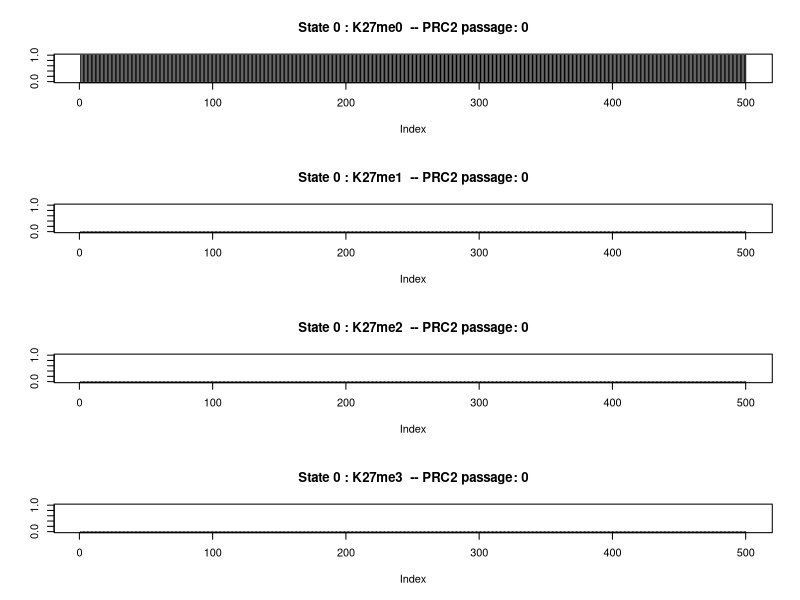
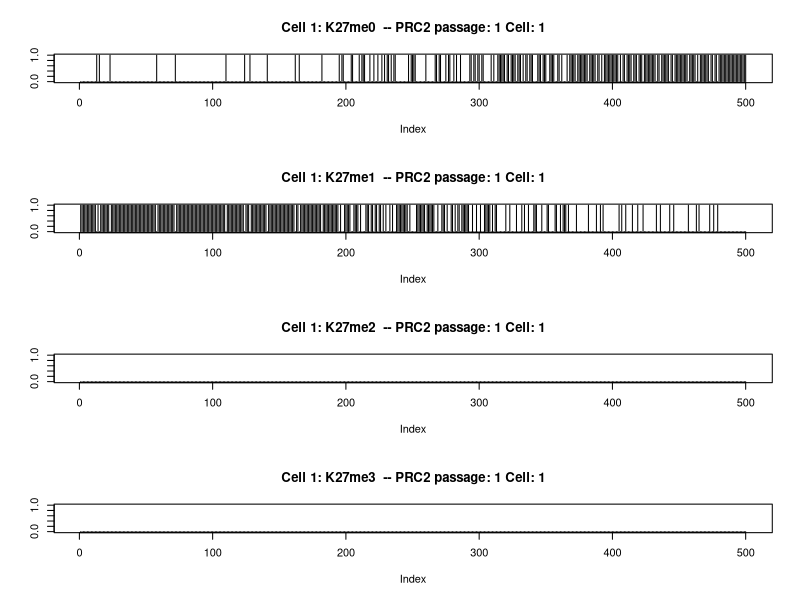
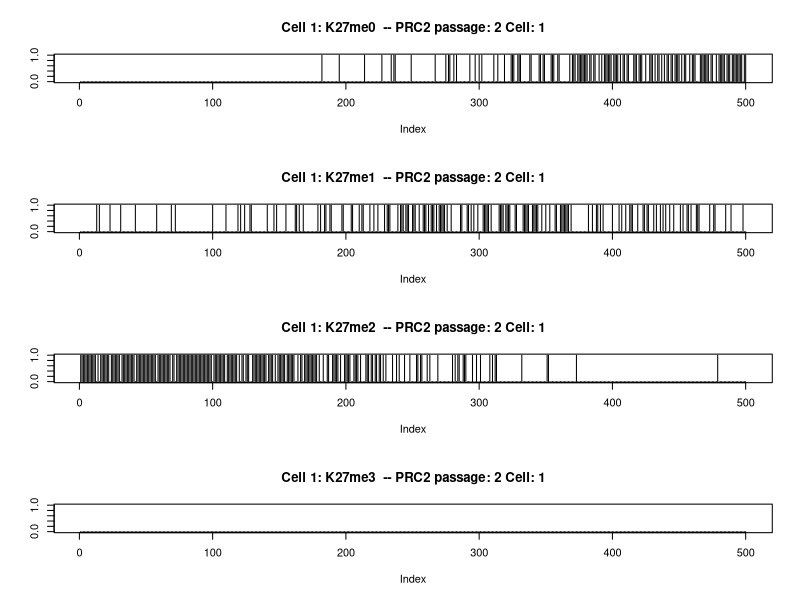
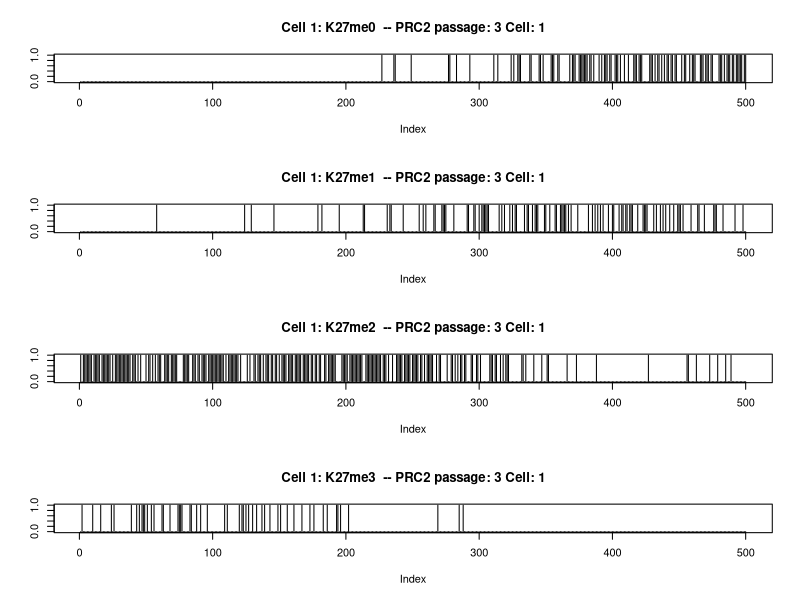
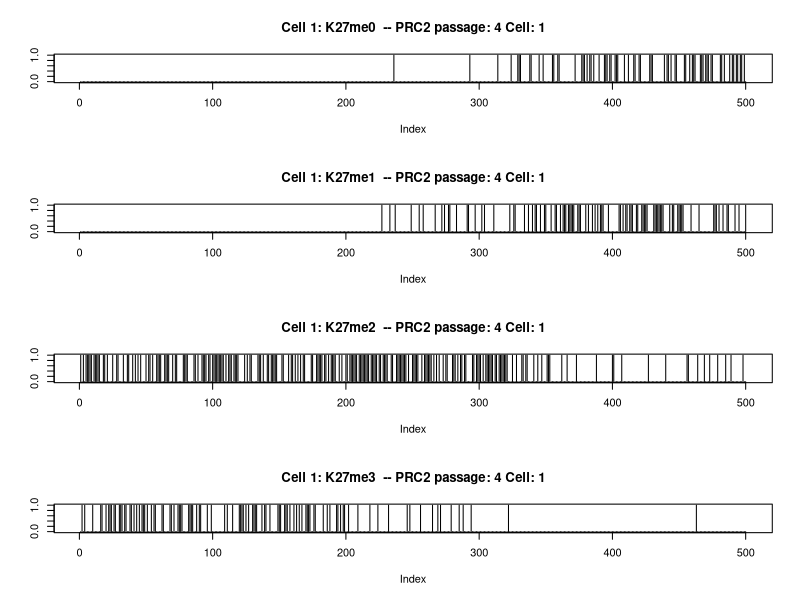
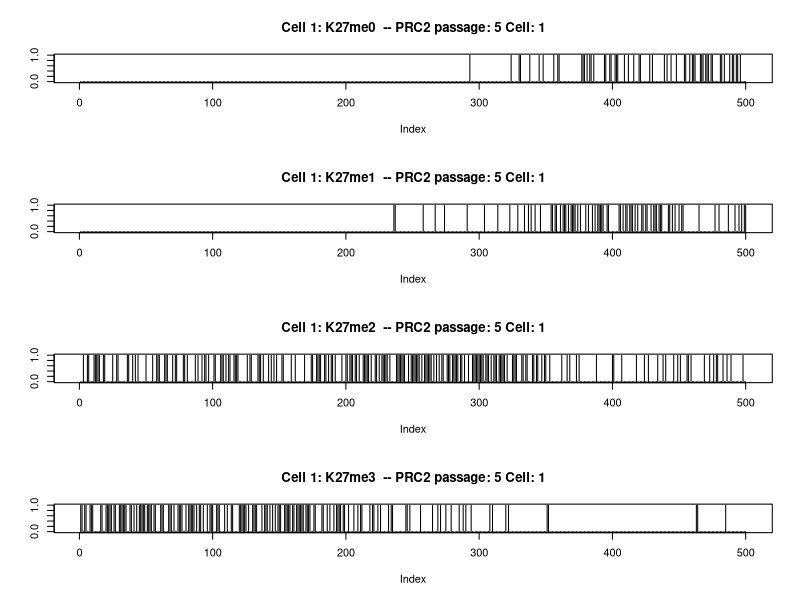
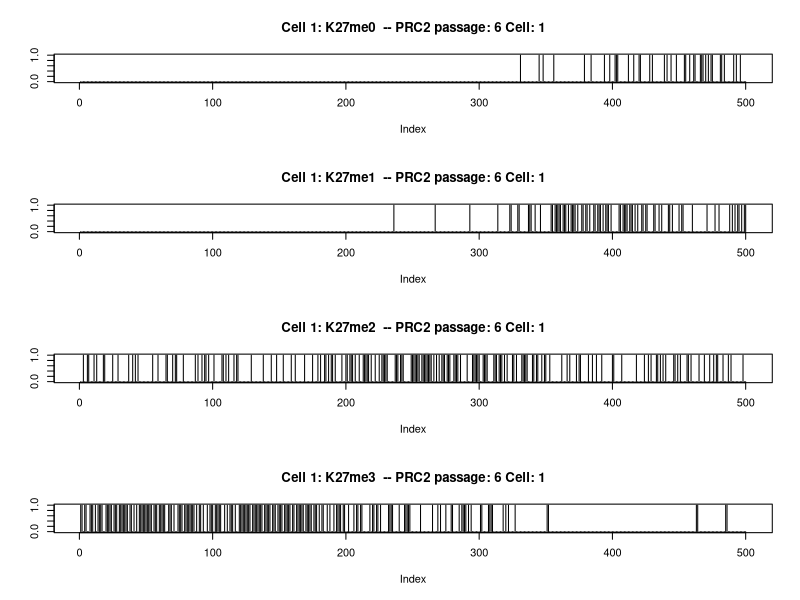
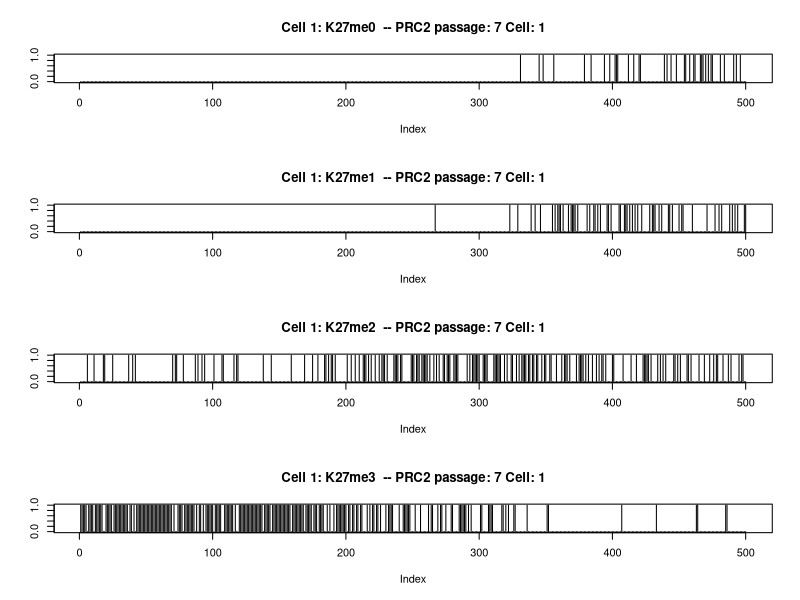

Here is the R script that generated these plots, in order:
setwd("~/Desktop/Histone_Mark_Simulation/Images/new/")
options(scipen=999)
mysamp <- function(n, m, s, lwr, upr, nnorm) {
  samp <- rnorm(nnorm, m, s)
  samp <- samp[samp >= lwr & samp <= upr]
  if (length(samp) >= n) {
    return(sample(samp, n))
  }  
  stop(simpleError("Not enough values to sample from. Try increasing nnorm."))
}

nnuc=500
### prc2 initiation
prc2=0
prc2rounds=10
prc2rounds0=prc2rounds
burden12=0.00
burden23=0.55
# population initiation
finalz<-data.frame(integer(nnuc),integer(nnuc),integer(nnuc),integer(nnuc),integer(nnuc))
colnames(finalz)<-c("N","me0","me1","me2","me3")
for (n in 1:nnuc)
{
  finalz$N[n]=n
  finalz$me0[n]=0
  finalz$me1[n]=0
  finalz$me2[n]=0
  finalz$me3[n]=0
}


passages<- data.frame(matrix(nrow = nnuc,ncol = (3*prc2rounds)))
passcolnames<-c()
#passcolnames<-c("N")
for (i in 1:prc2rounds){
  #  passcolnames<-c(passcolnames,paste(i,"me0",sep="_"))
  passcolnames<-c(passcolnames,paste(i,"me1",sep="_"))
  passcolnames<-c(passcolnames,paste(i,"me2",sep="_"))
  passcolnames<-c(passcolnames,paste(i,"me3",sep="_"))
}
colnames(passages)<-passcolnames
for (n in 1:nnuc)
{
  passages[n,]=0
}

initial_cell_count=10
final_cell_count=initial_cell_count

for (cell in 1:initial_cell_count)  {
  #  set.seed(cell)
  ### Creating Naked Chromatin
  chromatin<-data.frame(integer(nnuc),integer(nnuc),integer(nnuc),integer(nnuc),integer(nnuc),integer(nnuc))
  colnames(chromatin)<-c("N","S","me0","me1","me2","me3")
  
  
  for (n in 1:nnuc)
  {
    chromatin$N[n]=n
    chromatin$S[n]=0
    chromatin$me0[n]=1
    chromatin$me1[n]=0
    chromatin$me2[n]=0
    chromatin$me3[n]=0
  }
  if (cell ==1)
  {
    #png(paste("~/Desktop/Histone_Mark_Simulation/Images/000-3marks-average.png",sep=""),width = 800,height = 600)
    
    par(mfrow=c(4,1))
    plot(chromatin$me0,type = "h", ylim = c(0,1), main = paste("State 0 : K27me0","  -- PRC2 passage: ",prc2,sep=""),ylab="")
    plot(chromatin$me1,type = "h", ylim = c(0,1), main = paste("State 0 : K27me1","  -- PRC2 passage: ",prc2,sep=""),ylab="")
    plot(chromatin$me2,type = "h", ylim = c(0,1), main = paste("State 0 : K27me2","  -- PRC2 passage: ",prc2,sep=""),ylab="")
    plot(chromatin$me3,type = "h", ylim = c(0,1), main = paste("State 0 : K27me3","  -- PRC2 passage: ",prc2,sep=""),ylab="")
    #dev.off()
  }
  
  padd0=c()
  padd1=c()
  padd2=c()
  padd3=c()
  
  prc2rounds=prc2rounds0 
  print(prc2rounds)  
  
  ### Runs of PRC2
  for (prc2 in 1:prc2rounds) {
    ### Depositing marks
    for (n in 1:nnuc)
    {
      
      padd1[n]=mysamp(n=1, m=0.69, s=0.1, lwr=0, upr=1, nnorm=100)
      padd2[n]=mysamp(n=1, m=0.01, s=0.1, lwr=0, upr=1, nnorm=100)
      padd3[n]=mysamp(n=1, m=0.00, s=0.1, lwr=0, upr=1, nnorm=100)
      padd0[n]=1-(sum(padd1[n],padd2[n],padd3[n]))
      
      
      # PRC2 halflife
      if (0.3-(n/nnuc) < 0 ){lower=0} else {lower=0.3-(n/nnuc)}
      if (1.3-(n/nnuc) > 1){upper=1} else {upper=1.3-(n/nnuc)}
      if (0.8-(n/nnuc) < 0){meaner=0} else {meaner=0.8-(n/nnuc)}
      
      chromatin$pE[n]=mysamp(n=1, m=meaner, s=0.05, lwr=lower, upr=upper, nnorm=100)
      
      chromatin$pDep0[n]=padd0[n]
      chromatin$pDep1[n]=padd1[n]*chromatin$pE[n]
      chromatin$pDep2[n]=padd2[n]*chromatin$pE[n]
      chromatin$pDep3[n]=padd3[n]*chromatin$pE[n]
      chromatin$pmax[n]=max(c(chromatin$pDep0[n],chromatin$pDep1[n],chromatin$pDep2[n],chromatin$pDep3[n]))
      #     print (paste ("Cell: ",cell," --- PRC2 passage: ",prc2))
      
      if (chromatin$S[n] == 0)
      {
        if(chromatin$pDep0[n] == chromatin$pmax[n])
        {
          chromatin$me0[n]=1
          chromatin$me1[n]=0
          chromatin$me2[n]=0
          chromatin$me3[n]=0
        } else if(chromatin$pDep1[n] == chromatin$pmax[n]) {
          chromatin$S[n]=1
          chromatin$me0[n]=0
          chromatin$me1[n]=1
          chromatin$me2[n]=0
          chromatin$me3[n]=0
        } else  if(chromatin$pDep2[n] == chromatin$pmax[n]) {
          chromatin$S[n]=2
          chromatin$me0[n]=0
          chromatin$me1[n]=0
          chromatin$me2[n]=1
          chromatin$me3[n]=0
        } else  if(chromatin$pDep3[n] == chromatin$pmax[n]) {
          chromatin$S[n]=3
          chromatin$me0[n]=0
          chromatin$me1[n]=0
          chromatin$me2[n]=0
          chromatin$me3[n]=1
        }
      } else if (chromatin$S[n] == 1)  {
        if(chromatin$pDep0[n] == chromatin$pmax[n])
        {
          chromatin$S[n]=1
          chromatin$me0[n]=0
          chromatin$me1[n]=1
          chromatin$me2[n]=0
          chromatin$me3[n]=0
        } else if(chromatin$pDep1[n] == chromatin$pmax[n] & rnorm(1,mean=0.5,sd=0.1) > burden12) {
          chromatin$S[n]=2
          chromatin$me0[n]=0
          chromatin$me1[n]=0
          chromatin$me2[n]=1
          chromatin$me3[n]=0
        } else  if(chromatin$pDep2[n] == chromatin$pmax[n]) {
          chromatin$S[n]=3
          chromatin$me0[n]=0
          chromatin$me1[n]=0
          chromatin$me2[n]=0
          chromatin$me3[n]=1
        } 
      } else if (chromatin$S[n] == 2)  {
        if(chromatin$pDep0[n] == chromatin$pmax[n])
        {
          chromatin$S[n]=2
          chromatin$me0[n]=0
          chromatin$me1[n]=0
          chromatin$me2[n]=1
          chromatin$me3[n]=0
        } else if(chromatin$pDep1[n] == chromatin$pmax[n]  & rnorm(1,mean=0.5,sd=0.1) > burden23)  {
          chromatin$S[n]=3
          chromatin$me0[n]=0
          chromatin$me1[n]=0
          chromatin$me2[n]=0
          chromatin$me3[n]=1
        }
      }
    }
    
    
    
    #prc2=(prc2)+1
    #print (prc2)
    
    if (cell ==1 && prc2>0){
      #png(paste("~/Desktop/Histone_Mark_Simulation/Images/",prc2,"-3marks-average.png",sep=""),width = 800,height = 600)
      
      par(mfrow=c(4,1))
      plot(chromatin$me0,type = "h", ylim = c(0,1), main = paste("Cell 1: K27me0","  -- PRC2 passage: ",prc2," Cell: ",cell,sep=""),ylab="")
      plot(chromatin$me1,type = "h", ylim = c(0,1), main = paste("Cell 1: K27me1","  -- PRC2 passage: ",prc2," Cell: ",cell,sep=""),ylab="")
      plot(chromatin$me2,type = "h", ylim = c(0,1), main = paste("Cell 1: K27me2","  -- PRC2 passage: ",prc2," Cell: ",cell,sep=""),ylab="")
      plot(chromatin$me3,type = "h", ylim = c(0,1), main = paste("Cell 1: K27me3","  -- PRC2 passage: ",prc2," Cell: ",cell,sep=""),ylab="")
      #dev.off()
    }
    
    
    colnumber=(prc2-1)*3
    #      passages[,colnumber]=passages[,colnumber]+chromatin$me0
    passages[,(colnumber+1)]=passages[,(colnumber+1)]+chromatin$me1
    passages[,(colnumber+2)]=passages[,(colnumber+2)]+chromatin$me2
    passages[,(colnumber+3)]=passages[,(colnumber+3)]+chromatin$me3      
    
    
    
    
  }
  
  
  finalz$me0<-finalz$me0+chromatin$me0
  finalz$me1<-finalz$me1+chromatin$me1
  finalz$me2<-finalz$me2+chromatin$me2
  finalz$me3<-finalz$me3+chromatin$me3
  print ("iteration")
  print (cell)
  #print ("chromatin3")
  #print(chromatin$me3)
  
  
  # Mitosis  
  if (runif(n=1,min = 0,max = 100) >= 50  && prc2 > 1)
  {
    #Adding one to the number of final cell population
    final_cell_count=final_cell_count+1
    
    ## Removing the chromatin values already added to the pool (passages) so when we add the values of the daughter chromatins, it won't be doubled
    
    passages[,(colnumber+1)]=passages[,(colnumber+1)]-chromatin$me1
    passages[,(colnumber+2)]=passages[,(colnumber+2)]-chromatin$me2
    passages[,(colnumber+3)]=passages[,(colnumber+3)]-chromatin$me3      
    finalz$me0<-finalz$me0-chromatin$me0
    finalz$me1<-finalz$me1-chromatin$me1
    finalz$me2<-finalz$me2-chromatin$me2
    finalz$me3<-finalz$me3-chromatin$me3
    
    # Creating two empty daughter chromatins
    daughter1<-data.frame(integer(nnuc),integer(nnuc),integer(nnuc),integer(nnuc),integer(nnuc),integer(nnuc))
    colnames(daughter1)<-c("N","S","me0","me1","me2","me3")
    
    
    for (n in 1:nnuc)
    {
      daughter1$N[n]=n
      daughter1$S[n]=0
      daughter1$me0[n]=1
      daughter1$me1[n]=0
      daughter1$me2[n]=0
      daughter1$me3[n]=0
    }
    
    daughter2<-data.frame(integer(nnuc),integer(nnuc),integer(nnuc),integer(nnuc),integer(nnuc),integer(nnuc))
    colnames(daughter2)<-c("N","S","me0","me1","me2","me3")
    
    
    for (n in 1:nnuc)
    {
      daughter2$N[n]=n
      daughter2$S[n]=0
      daughter2$me0[n]=1
      daughter2$me1[n]=0
      daughter2$me2[n]=0
      daughter2$me3[n]=0
    }
    
    
    #randomly assigning marks from the mother chromatin to its daughter chromatins (likelihood of 50% on each nucleosome to be assigned to a different daughter chromatin)
    
    for (m in 1:nnuc){
      if (runif(n=1,min = 0,max = 100) > 50)
      {
        daughter1$S[m]=chromatin$S[m]
        daughter1$me0[m]=chromatin$me0[m]
        daughter1$me1[m]=chromatin$me1[m]
        daughter1$me2[m]=chromatin$me2[m]
        daughter1$me3[m]=chromatin$me3[m]
      }
      else {
        daughter2$S[m]=chromatin$S[m]
        daughter2$me0[m]=chromatin$me0[m]
        daughter2$me1[m]=chromatin$me1[m]
        daughter2$me2[m]=chromatin$me2[m]
        daughter2$me3[m]=chromatin$me3[m]
      }
    }
    
    
    
    # print daughter chromatins
    if (cell ==1 && prc2==prc2rounds0){
      #png(paste("~/Desktop/Histone_Mark_Simulation/Images/",prc2,"-3marks-average.png",sep=""),width = 800,height = 600)
      par(mfrow=c(4,1))
      plot(daughter1$me0,type = "h", ylim = c(0,1), main = paste("Original Daughter1 Cell 1: K27me0","  -- PRC2 passage: ",prc2," Cell: ",cell,sep=""),ylab="")
      plot(daughter1$me1,type = "h", ylim = c(0,1), main = paste("Original Daughter1 Cell 1: K27me1","  -- PRC2 passage: ",prc2," Cell: ",cell,sep=""),ylab="")
      plot(daughter1$me2,type = "h", ylim = c(0,1), main = paste("Original Daughter1 Cell 1: K27me2","  -- PRC2 passage: ",prc2," Cell: ",cell,sep=""),ylab="")
      plot(daughter1$me3,type = "h", ylim = c(0,1), main = paste("Original Daughter1 Cell 1: K27me3","  -- PRC2 passage: ",prc2," Cell: ",cell,sep=""),ylab="")
      
      plot(daughter2$me0,type = "h", ylim = c(0,1), main = paste("Original Daughter2 Cell 2: K27me0","  -- PRC2 passage: ",prc2," Cell: ",cell,sep=""),ylab="")
      plot(daughter2$me1,type = "h", ylim = c(0,1), main = paste("Original Daughter2 Cell 2: K27me1","  -- PRC2 passage: ",prc2," Cell: ",cell,sep=""),ylab="")
      plot(daughter2$me2,type = "h", ylim = c(0,1), main = paste("Original Daughter2 Cell 2: K27me2","  -- PRC2 passage: ",prc2," Cell: ",cell,sep=""),ylab="")
      plot(daughter2$me3,type = "h", ylim = c(0,1), main = paste("Original Daughter2 Cell 2: K27me3","  -- PRC2 passage: ",prc2," Cell: ",cell,sep=""),ylab="")
      
      
      #dev.off()
    }
    
currentprc2round=prc2rounds    
    ####### Now putting daughter chromatins through another round of Lysine methylation  ################
    ################## Daughter 1 #######################
    ### Runs of PRC2
    for (prc2 in currentprc2round:prc2rounds) {
      ### Depositing marks on daughter1
      for (n in 1:nnuc)
      {
        
        padd1[n]=mysamp(n=1, m=0.69, s=0.1, lwr=0, upr=1, nnorm=100)
        padd2[n]=mysamp(n=1, m=0.01, s=0.1, lwr=0, upr=1, nnorm=100)
        padd3[n]=mysamp(n=1, m=0.00, s=0.1, lwr=0, upr=1, nnorm=100)
        padd0[n]=1-(sum(padd1[n],padd2[n],padd3[n]))
        
        
        # PRC2 halflife
        if (0.3-(n/nnuc) < 0 ){lower=0} else {lower=0.3-(n/nnuc)}
        if (1.3-(n/nnuc) > 1){upper=1} else {upper=1.3-(n/nnuc)}
        if (0.8-(n/nnuc) < 0){meaner=0} else {meaner=0.8-(n/nnuc)}
        
        daughter1$pE[n]=mysamp(n=1, m=meaner, s=0.05, lwr=lower, upr=upper, nnorm=100)
        
        daughter1$pDep0[n]=padd0[n]
        daughter1$pDep1[n]=padd1[n]*daughter1$pE[n]
        daughter1$pDep2[n]=padd2[n]*daughter1$pE[n]
        daughter1$pDep3[n]=padd3[n]*daughter1$pE[n]
        daughter1$pmax[n]=max(c(daughter1$pDep0[n],daughter1$pDep1[n],daughter1$pDep2[n],daughter1$pDep3[n]))
        #     print (paste ("Cell: ",cell," --- PRC2 passage: ",prc2))
        
        if (daughter1$S[n] == 0)
        {
          if(daughter1$pDep0[n] == daughter1$pmax[n])
          {
            daughter1$me0[n]=1
            daughter1$me1[n]=0
            daughter1$me2[n]=0
            daughter1$me3[n]=0
          } else if(daughter1$pDep1[n] == daughter1$pmax[n]) {
            daughter1$S[n]=1
            daughter1$me0[n]=0
            daughter1$me1[n]=1
            daughter1$me2[n]=0
            daughter1$me3[n]=0
          } else  if(daughter1$pDep2[n] == daughter1$pmax[n]) {
            daughter1$S[n]=2
            daughter1$me0[n]=0
            daughter1$me1[n]=0
            daughter1$me2[n]=1
            daughter1$me3[n]=0
          } else  if(daughter1$pDep3[n] == daughter1$pmax[n]) {
            daughter1$S[n]=3
            daughter1$me0[n]=0
            daughter1$me1[n]=0
            daughter1$me2[n]=0
            daughter1$me3[n]=1
          }
        } else if (daughter1$S[n] == 1)  {
          if(daughter1$pDep0[n] == daughter1$pmax[n])
          {
            daughter1$S[n]=1
            daughter1$me0[n]=0
            daughter1$me1[n]=1
            daughter1$me2[n]=0
            daughter1$me3[n]=0
          } else if(daughter1$pDep1[n] == daughter1$pmax[n] & rnorm(1,mean=0.5,sd=0.1) > burden12) {
            daughter1$S[n]=2
            daughter1$me0[n]=0
            daughter1$me1[n]=0
            daughter1$me2[n]=1
            daughter1$me3[n]=0
          } else  if(daughter1$pDep2[n] == daughter1$pmax[n]) {
            daughter1$S[n]=3
            daughter1$me0[n]=0
            daughter1$me1[n]=0
            daughter1$me2[n]=0
            daughter1$me3[n]=1
          } 
        } else if (daughter1$S[n] == 2)  {
          if(daughter1$pDep0[n] == daughter1$pmax[n])
          {
            daughter1$S[n]=2
            daughter1$me0[n]=0
            daughter1$me1[n]=0
            daughter1$me2[n]=1
            daughter1$me3[n]=0
          } else if(daughter1$pDep1[n] == daughter1$pmax[n]  & rnorm(1,mean=0.5,sd=0.1) > burden23)  {
            daughter1$S[n]=3
            daughter1$me0[n]=0
            daughter1$me1[n]=0
            daughter1$me2[n]=0
            daughter1$me3[n]=1
          }
        }
      }
      
      
      
      #prc2=(prc2)+1
      #print (prc2)
      
      if (cell ==1 && prc2>0){
        #png(paste("~/Desktop/Histone_Mark_Simulation/Images/",prc2,"-3marks-average.png",sep=""),width = 800,height = 600)
        
        par(mfrow=c(4,1))
        plot(daughter1$me0,type = "h", ylim = c(0,1), main = paste("Daughter1 Cell 1: K27me0","  -- PRC2 passage: ",prc2," Cell: ",cell,sep=""),ylab="")
        plot(daughter1$me1,type = "h", ylim = c(0,1), main = paste("Daughter1 Cell 1: K27me1","  -- PRC2 passage: ",prc2," Cell: ",cell,sep=""),ylab="")
        plot(daughter1$me2,type = "h", ylim = c(0,1), main = paste("Daughter1 Cell 1: K27me2","  -- PRC2 passage: ",prc2," Cell: ",cell,sep=""),ylab="")
        plot(daughter1$me3,type = "h", ylim = c(0,1), main = paste("Daughter1 Cell 1: K27me3","  -- PRC2 passage: ",prc2," Cell: ",cell,sep=""),ylab="")
        #dev.off()
      }
      
      
      colnumber=(prc2-1)*3
      #passages[,colnumber]=passages[,colnumber]+daughter1$me0
      passages[,(colnumber+1)]=passages[,(colnumber+1)]+daughter1$me1
      passages[,(colnumber+2)]=passages[,(colnumber+2)]+daughter1$me2
      passages[,(colnumber+3)]=passages[,(colnumber+3)]+daughter1$me3
      finalz$me0<-finalz$me0+daughter1$me0
      finalz$me1<-finalz$me1+daughter1$me1
      finalz$me2<-finalz$me2+daughter1$me2
      finalz$me3<-finalz$me3+daughter1$me3
      
      
      
      
    }
    ################## Daughter 2 #######################
    
    ### Runs of PRC2
    for (prc2 in currentprc2round:prc2rounds) {
      ### Depositing marks on daughter 2
      for (n in 1:nnuc)
      {
        
        padd1[n]=mysamp(n=1, m=0.69, s=0.1, lwr=0, upr=1, nnorm=100)
        padd2[n]=mysamp(n=1, m=0.01, s=0.1, lwr=0, upr=1, nnorm=100)
        padd3[n]=mysamp(n=1, m=0.00, s=0.1, lwr=0, upr=1, nnorm=100)
        padd0[n]=1-(sum(padd1[n],padd2[n],padd3[n]))
        
        
        # PRC2 halflife
        if (0.3-(n/nnuc) < 0 ){lower=0} else {lower=0.3-(n/nnuc)}
        if (1.3-(n/nnuc) > 1){upper=1} else {upper=1.3-(n/nnuc)}
        if (0.8-(n/nnuc) < 0){meaner=0} else {meaner=0.8-(n/nnuc)}
        
        daughter2$pE[n]=mysamp(n=1, m=meaner, s=0.05, lwr=lower, upr=upper, nnorm=100)
        
        daughter2$pDep0[n]=padd0[n]
        daughter2$pDep1[n]=padd1[n]*daughter2$pE[n]
        daughter2$pDep2[n]=padd2[n]*daughter2$pE[n]
        daughter2$pDep3[n]=padd3[n]*daughter2$pE[n]
        daughter2$pmax[n]=max(c(daughter2$pDep0[n],daughter2$pDep1[n],daughter2$pDep2[n],daughter2$pDep3[n]))
        #     print (paste ("Cell: ",cell," --- PRC2 passage: ",prc2))
        
        if (daughter2$S[n] == 0)
        {
          if(daughter2$pDep0[n] == daughter2$pmax[n])
          {
            daughter2$me0[n]=1
            daughter2$me1[n]=0
            daughter2$me2[n]=0
            daughter2$me3[n]=0
          } else if(daughter2$pDep1[n] == daughter2$pmax[n]) {
            daughter2$S[n]=1
            daughter2$me0[n]=0
            daughter2$me1[n]=1
            daughter2$me2[n]=0
            daughter2$me3[n]=0
          } else  if(daughter2$pDep2[n] == daughter2$pmax[n]) {
            daughter2$S[n]=2
            daughter2$me0[n]=0
            daughter2$me1[n]=0
            daughter2$me2[n]=1
            daughter2$me3[n]=0
          } else  if(daughter2$pDep3[n] == daughter2$pmax[n]) {
            daughter2$S[n]=3
            daughter2$me0[n]=0
            daughter2$me1[n]=0
            daughter2$me2[n]=0
            daughter2$me3[n]=1
          }
        } else if (daughter2$S[n] == 1)  {
          if(daughter2$pDep0[n] == daughter2$pmax[n])
          {
            daughter2$S[n]=1
            daughter2$me0[n]=0
            daughter2$me1[n]=1
            daughter2$me2[n]=0
            daughter2$me3[n]=0
          } else if(daughter2$pDep1[n] == daughter2$pmax[n] & rnorm(1,mean=0.5,sd=0.1) > burden12) {
            daughter2$S[n]=2
            daughter2$me0[n]=0
            daughter2$me1[n]=0
            daughter2$me2[n]=1
            daughter2$me3[n]=0
          } else  if(daughter2$pDep2[n] == daughter2$pmax[n]) {
            daughter2$S[n]=3
            daughter2$me0[n]=0
            daughter2$me1[n]=0
            daughter2$me2[n]=0
            daughter2$me3[n]=1
          } 
        } else if (daughter2$S[n] == 2)  {
          if(daughter2$pDep0[n] == daughter2$pmax[n])
          {
            daughter2$S[n]=2
            daughter2$me0[n]=0
            daughter2$me1[n]=0
            daughter2$me2[n]=1
            daughter2$me3[n]=0
          } else if(daughter2$pDep1[n] == daughter2$pmax[n]  & rnorm(1,mean=0.5,sd=0.1) > burden23)  {
            daughter2$S[n]=3
            daughter2$me0[n]=0
            daughter2$me1[n]=0
            daughter2$me2[n]=0
            daughter2$me3[n]=1
          }
        }
      }
      
      
      
      #prc2=(prc2)+1
      #print (prc2)
      
      if (cell ==1 && prc2>0){
        #png(paste("~/Desktop/Histone_Mark_Simulation/Images/",prc2,"-3marks-average.png",sep=""),width = 800,height = 600)
        
        par(mfrow=c(4,1))
        plot(daughter2$me0,type = "h", ylim = c(0,1), main = paste("Daughter2 Cell 1: K27me0","  -- PRC2 passage: ",prc2," Cell: ",cell,sep=""),ylab="")
        plot(daughter2$me1,type = "h", ylim = c(0,1), main = paste("Daughter2 Cell 1: K27me1","  -- PRC2 passage: ",prc2," Cell: ",cell,sep=""),ylab="")
        plot(daughter2$me2,type = "h", ylim = c(0,1), main = paste("Daughter2 Cell 1: K27me2","  -- PRC2 passage: ",prc2," Cell: ",cell,sep=""),ylab="")
        plot(daughter2$me3,type = "h", ylim = c(0,1), main = paste("Daughter2 Cell 1: K27me3","  -- PRC2 passage: ",prc2," Cell: ",cell,sep=""),ylab="")
        #dev.off()
      }
      
      
      colnumber=(prc2-1)*3
      #      passages[,colnumber]=passages[,colnumber]+daughter2$me0
      passages[,(colnumber+1)]=passages[,(colnumber+1)]+daughter2$me1
      passages[,(colnumber+2)]=passages[,(colnumber+2)]+daughter2$me2
      passages[,(colnumber+3)]=passages[,(colnumber+3)]+daughter2$me3      
      finalz$me0<-finalz$me0+daughter2$me0
      finalz$me1<-finalz$me1+daughter2$me1
      finalz$me2<-finalz$me2+daughter2$me2
      finalz$me3<-finalz$me3+daughter2$me3
      
      
      
    }    
    
    

    ####### End of putting daughter chromatins through another round of Lysine methylation  #############
    
    
  }
  
  
  
  
}




finalz$me0av<-finalz$me0/cell
finalz$me1av<-finalz$me1/cell
finalz$me2av<-finalz$me2/cell
finalz$me3av<-finalz$me3/cell




for (state in 0:(prc2rounds0-1))
{
  #png(paste("~/Desktop/Histone_Mark_Simulation/Images/Average_State-",state,"-3marks-average.png",sep=""),width = 800,height = 600)
  par(mfrow=c(3,1))
  
  plot((passages[,(3*state)+1]/final_cell_count),type = "h", ylim = c(0,1), main = paste("K27me1","  -- Average over : ",cell," Cells"," PRC2 passage: ",state,sep=""),ylab="")
  plot((passages[,(3*state)+2]/final_cell_count),type = "h", ylim = c(0,1), main = paste("K27me2","  -- Average over : ",cell," Cells"," PRC2 passage: ",state,sep=""),ylab="")
  plot((passages[,(3*state)+3]/final_cell_count),type = "h", ylim = c(0,1), main = paste("K27me3","  -- Average over : ",cell," Cells"," PRC2 passage: ",state,sep=""),ylab="")
  #dev.off()
  
}



# for (state in (prc2rounds0-1):(prc2rounds0-1))
# {
#   #png(paste("~/Desktop/Histone_Mark_Simulation/Images/Average_State-",state,"-3marks-average.png",sep=""),width = 800,height = 600)
#   par(mfrow=c(3,1))
#   
#   plot((passages[,(3*state)+1]/initial_cell_count),type = "h", ylim = c(0,1), main = paste("K27me1","  -- Average over : ",cell," Cells"," PRC2 passage: ",state,sep=""),ylab="")
#   plot((passages[,(3*state)+2]/initial_cell_count),type = "h", ylim = c(0,1), main = paste("K27me2","  -- Average over : ",cell," Cells"," PRC2 passage: ",state,sep=""),ylab="")
#   plot((passages[,(3*state)+3]/initial_cell_count),type = "h", ylim = c(0,1), main = paste("K27me3","  -- Average over : ",cell," Cells"," PRC2 passage: ",state,sep=""),ylab="")
#   #dev.off()
#   
# }
